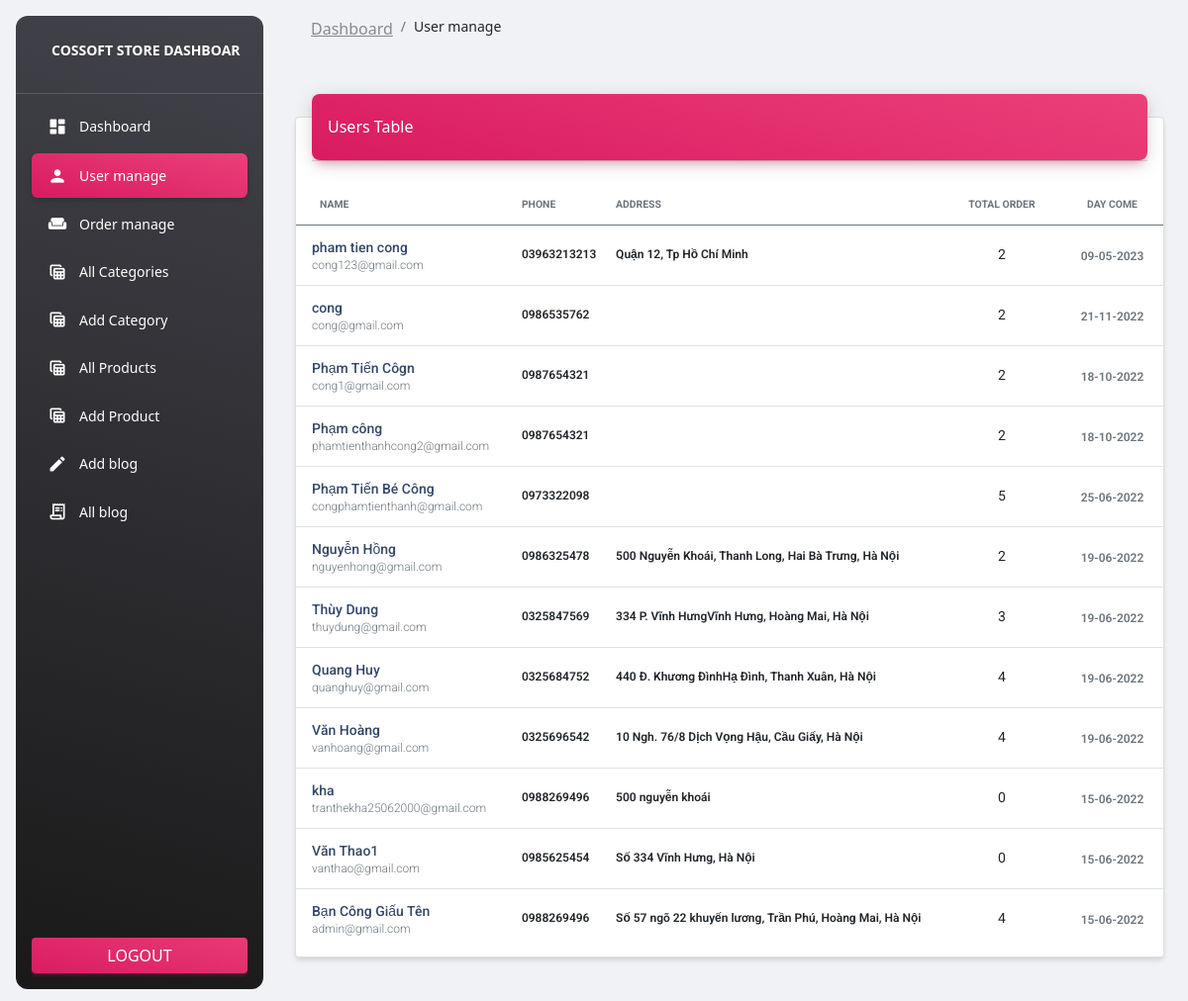
Page /souceCode/admin/user.php (signed in) on the committed database.
### tables this page shows
CREATE TABLE `users` (
  `id` int(11) NOT NULL,
  `name` varchar(191) NOT NULL,
  `email` varchar(191) NOT NULL,
  `phone` varchar(15) NOT NULL,
  `address` varchar(191) DEFAULT NULL,
  `password` varchar(191) NOT NULL,
  `role_as` tinyint(4) NOT NULL DEFAULT '0',
  `creat_at` timestamp NOT NULL DEFAULT CURRENT_TIMESTAMP
);

### souceCode/functions/myfunctions.php (called while the page is built, shortened)
<?php
include("../config/dbcon.php");
function getAllUsers(){
    global $conn;
    $query= "SELECT `users`.*, COUNT(`order_detail`.`id`) AS `total_buy` FROM `users`
            LEFT JOIN `order_detail` ON `users`.`id` = `order_detail`.`user_id`
            GROUP BY `users`.`id`
            ORDER BY `users`.`creat_at` DESC";
    return $query_run= mysqli_query($conn, $query);
}
?>

### souceCode/admin/user.php (the view, shortened to what this page needs)
<?php
include("../admin/includes/header.php");
$users = getAllUsers();
?>
<body>
    <div class="container-fluid">
        <div class="row">
            <div class="col-12">
                <div class="card my-4">
                    <div class="card-header p-0 position-relative mt-n4 mx-3 z-index-2">
                        <div class="bg-gradient-primary shadow-primary border-radius-lg pt-4 pb-3">
                            <h6 class="text-white text-capitalize ps-3">Users table</h6>
                        </div>
                    </div>
                    <div class="card-body px-0 pb-2">
                        <div class="table-responsive p-0">
                            <table class="table align-items-center mb-0">
                                <thead>
                                    <tr>
                                        <th class="text-uppercase text-secondary text-xxs font-weight-bolder opacity-10">Name</th>
                                        <th class="text-uppercase text-secondary text-xxs font-weight-bolder opacity-10 ps-2">Phone</th>
                                        <th class="text-uppercase text-secondary text-xxs font-weight-bolder opacity-10 ps-2">Address</th>
                                        <th class="text-center text-uppercase text-secondary text-xxs font-weight-bolder opacity-10">Total order</th>
                                        <th class="text-center text-uppercase text-secondary text-xxs font-weight-bolder opacity-10">Day come</th>
                                    </tr>
                                </thead>
                                <tbody>
                                    <?php foreach($users as $user) { ?>
                                        <tr>
                                            <td>
                                                <div class="d-flex px-2 py-1">
                                                    <div class="d-flex flex-column justify-content-center">
                                                        <h6 class="mb-0 text-sm"><?= $user['name'] ?></h6>
                                                        <p class="text-xs text-secondary mb-0"><?= $user['email'] ?></p>
                                                    </div>
                                                </div>
                                            </td>
                                            <td>
                                                <p class="text-xs font-weight-bold mb-0">
                                                <?= $user['phone']?>
                                                </p>
                                            </td>
                                            <td>
                                                <p class="text-xs font-weight-bold mb-0">
                                                    <?= $user['address']?>
                                                </p>
                                            </td>
                                            <td class="align-middle text-center text-sm">
                                                <?= $user['total_buy']?>
                                            </td>
                                            <td class="align-middle text-center">
                                                <span class="text-secondary text-xs font-weight-bold">
                                                    <?= date('d-m-Y', strtotime($user['creat_at'])); ?>
                                                </span>
                                            </td>
                                        </tr>
                                    <?php } ?>
                                </tbody>
                            </table>
                        </div>
                    </div>
                </div>
            </div>
        </div>
    </div>
</body>

### rows in the picture
users: name "pham tien cong", email "cong123@gmail.com", phone "03963213213", address "Quận 12, Tp Hồ Chí Minh", total_buy "2", creat_at "09-05-2023"
users: name "cong", email "cong@gmail.com", phone "0986535762", total_buy "2", creat_at "21-11-2022"
users: name "Phạm Tiến Côgn", email "cong1@gmail.com", phone "0987654321", total_buy "2", creat_at "18-10-2022"
users: name "Phạm công", email "phamtienthanhcong2@gmail.com", phone "0987654321", total_buy "2", creat_at "18-10-2022"
users: name "Phạm Tiến Bé Công", email "congphamtienthanh@gmail.com", phone "0973322098", total_buy "5", creat_at "25-06-2022"
users: name "Nguyễn Hồng", email "nguyenhong@gmail.com", phone "0986325478", address "500 Nguyễn Khoái, Thanh Long, Hai Bà Trưng, Hà Nội", total_buy "2", creat_at "19-06-2022"
users: name "Thùy Dung", email "thuydung@gmail.com", phone "0325847569", address "334 P. Vĩnh HưngVĩnh Hưng, Hoàng Mai, Hà Nội", total_buy "3", creat_at "19-06-2022"
users: name "Quang Huy", email "quanghuy@gmail.com", phone "0325684752", address "440 Đ. Khương ĐìnhHạ Đình, Thanh Xuân, Hà Nội", total_buy "4", creat_at "19-06-2022"
users: name "Văn Hoàng", email "vanhoang@gmail.com", phone "0325696542", address "10 Ngh. 76/8 Dịch Vọng Hậu, Cầu Giấy, Hà Nội", total_buy "4", creat_at "19-06-2022"
users: name "kha", email "tranthekha25062000@gmail.com", phone "0988269496", address "500 nguyễn khoái", total_buy "0", creat_at "15-06-2022"
users: name "Văn Thao1", email "vanthao@gmail.com", phone "0985625454", address "Số 334 Vĩnh Hưng, Hà Nội", total_buy "0", creat_at "15-06-2022"
users: name "Bạn Công Giấu Tên", email "admin@gmail.com", phone "0988269496", address "Số 57 ngõ 22 khuyến lương, Trần Phú, Hoàng Mai, Hà Nội", total_buy "4", creat_at "15-06-2022"
